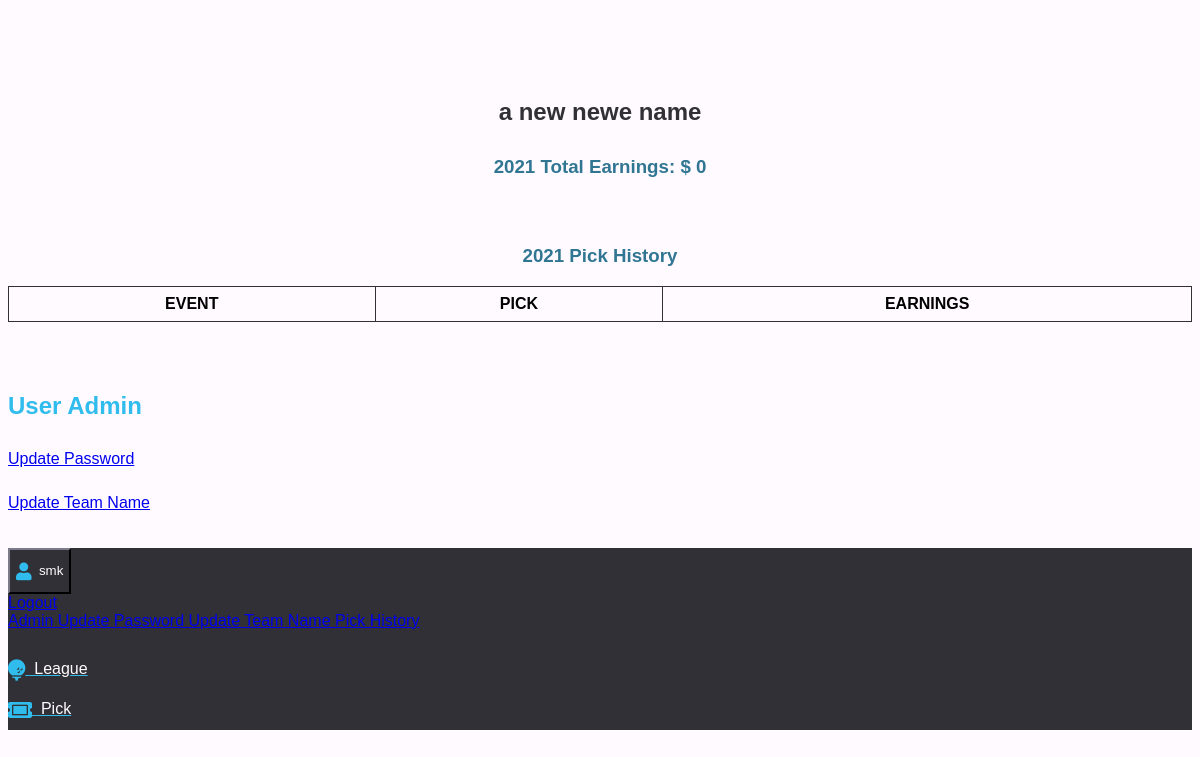
The app's page /profile (signed in), older data.
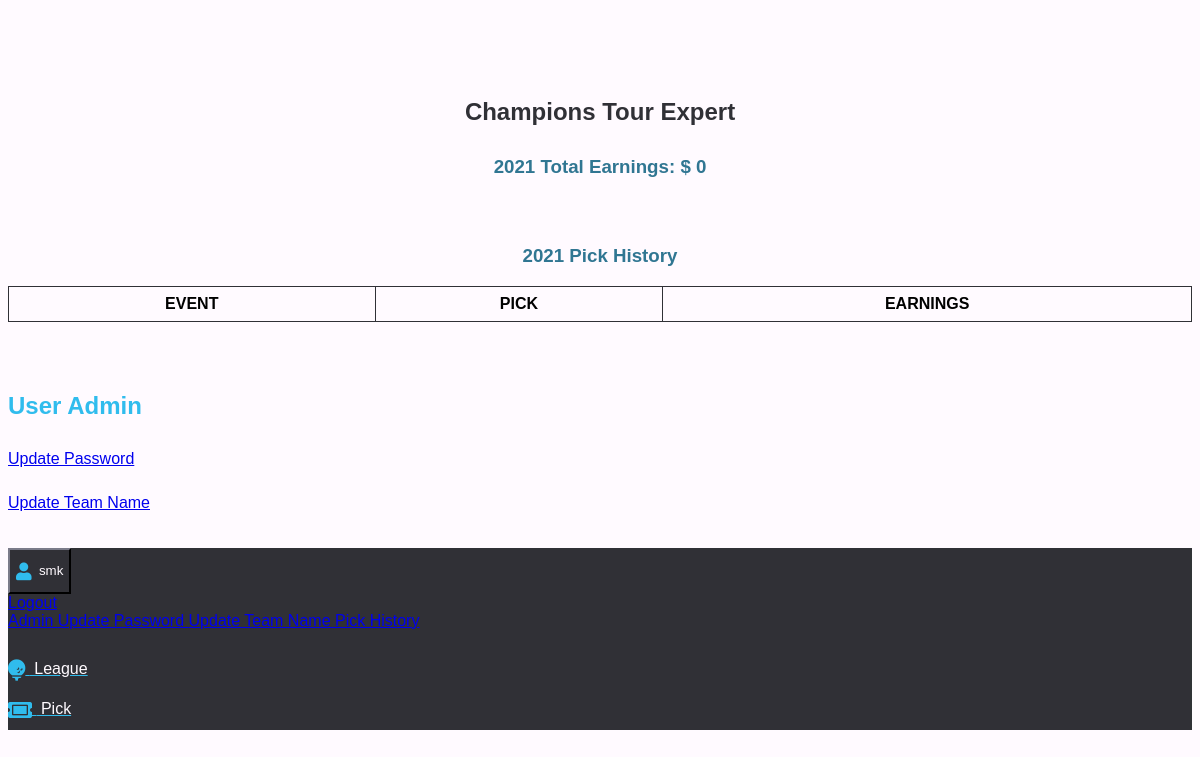
The same page, newer data.
### oad/models.py (models this page shows)
class User(UserMixin, db.Model):
    __table_args__ = {"extend_existing": True}
    id = db.Column(db.Integer, primary_key=True)
    email = db.Column(db.String(100), unique=True)
    password = db.Column(db.String(100))
    name = db.Column(db.String(1000), unique=True)
    picks = db.relationship("Pick", backref="user", lazy=True)
    strikes_remaining = db.Column(db.Integer, default=1)
    is_admin = db.Column(db.Boolean, default=False)
    email_confirmed = db.Column(db.Boolean, default=False)
    display_name = db.Column(db.Text, default="")

### oad/main.py (the view)
@main.route("/profile")
@login_required
def profile():
    picks = Pick.query.filter_by(season=SEASON).filter_by(name=current_user.name).all()
    pick_table = create_pick_table(picks)
    total_points = format_earnings(sum([int(x.points) for x in picks]))
    return render_template(
        "profile.html",
        user=current_user,
        pick_table=pick_table,
        user_points=total_points,
        season=SEASON,
    )

### oad/__init__.py (called while the page is built)
def create_app():
    app = Flask(__name__)
    app.config["SECRET_KEY"] = "1234"
    app.config["SQLALCHEMY_DATABASE_URI"] = "sqlite:///db.sqlite"
    app.config["SQLALCHEMY_TRACK_MODIFICATIONS"] = True
    db.init_app(app)
    login_manager = LoginManager()
    login_manager.login_view = "auth.login"
    login_manager.init_app(app)
    from .models import User
    @login_manager.user_loader
    def load_user(user_id):
        return User.query.get(int(user_id))
    from .auth import auth as auth_blueprint
    app.register_blueprint(auth_blueprint)
    from .main import main as main_blueprint
    app.register_blueprint(main_blueprint)
    return app

### oad/util/helpers.py (called while the page is built)
def format_earnings(val):
    return "$ {}".format("{:,}".format(int(val)))

def create_pick_table(picks):
    pick_table = {"event": [], "pick": [], "earnings": []}
    for pick in picks:
        pick_table["event"].append(pick.event)
        pick_table["pick"].append(pick.pick)
        pick_table["earnings"].append(pick.points)
    pick_table = pd.DataFrame(pick_table)
    for col in ["earnings"]:
        new_col = [
            format_earnings(val) if val >= 0 else "$ 0" for val in pick_table[col]
        ]
        pick_table[col] = new_col
    pick_table.columns = [x.upper() for x in pick_table.columns]
    return pick_table.to_html(classes="data", border=0, index=False)

### oad/templates/profile.html (shortened to what this page needs)
{% extends "base.html" %} {% block content %}
<h1 class="title" style="text-align: center">
  {{ user.display_name }}
</h1>
<h3 class="title" style="text-align: center">{{ season }} Total Earnings: {{ user_points }} </h3>
<section>
<h3 class="title" style="text-align: center">{{ season }} Pick History</h3>
  <div>
    {{ pick_table | safe }}
  </div>
</section>
<section>
  <div>
    <h2 class="title">User Admin</h2>
    <p><a href="{{ url_for('main.update_password') }}">Update Password</a></p>
    <p><a href="{{ url_for('main.update_display_name') }}">Update Team Name</a></p>
  </div>
  <section>{% endblock %}</section>

### oad/templates/base.html (shortened to what this page needs)
<!DOCTYPE html>
<html>
  <head>
    <link
      rel="stylesheet"
      href="https://cdnjs.cloudflare.com/ajax/libs/font-awesome/5.9.0/css/all.min.css"
      type="text/css"
    />
    <link
      rel="stylesheet"
      href="https://pingendo.com/assets/bootstrap/bootstrap-4.0.0-beta.1.css"
      type="text/css"
    />
  </head>
  <body>
    <section>
      <div>
        <div class="container has-text-centered">
          {% block content %} {% endblock %}
        </div>
      </div>
    </section>
    <nav class="navbar fixed-bottom navbar-dark bg-dark">
      <div class="container p-0">
        <div class="btn-group dropup btn-group-sm" style="color: blue">
          {% if current_user.is_authenticated %}
          <button
            type="button"
            class="btn dropdown-toggle btn-warning"
            aria-expanded="false"
            aria-haspopup="true"
            data-toggle="dropdown"
            id="dup_butt"
          >
            <i class="fa fa-user fa-lg"></i>
            <span id="text">&nbsp;{{ current_user.name }}</span>
          </button>
          <div class="dropdown-menu text-left">
            <a href="{{ url_for('auth.logout') }}" class="dropdown-item">
              Logout
            </a>
            {% if current_user.is_admin %}
            <a href="{{ url_for('main.update') }}" class="dropdown-item">
              Admin
            </a>
            {% endif %}
            <a
              href="{{ url_for('main.update_password') }}"
              class="dropdown-item"
            >
              Update Password
            </a>
            <a
              href="{{ url_for('main.update_display_name') }}"
              class="dropdown-item"
            >
              Update Team Name
            </a>
            <a href="{{ url_for('main.profile') }}" class="dropdown-item">
              Pick History
            </a>
          </div>
        </div>
        <nav class="nav">
          <a
            class="nav-link text-warning px-0 pr-4"
            href="{{ url_for('main.league') }}"
          >
            <i class="fa fa-golf-ball fa-lg"></i>
            <span id="text">&nbsp;League</span>
          </a>
        </nav>
        <nav class="nav">
          <a
            class="nav-link text-warning px-0 pr-4"
            href="{{ url_for('main.pick') }}"
          >
            <i class="fa fa-ticket-alt fa-lg"></i>
            <span id="text">&nbsp;Pick</span>
          </a>
        </nav>
        {% endif %}
      </div>
    </nav>
  </body>
</html>

### oad/templates/base.html (style rules this page uses)
* { font-family: Arial, Helvetica, sans-serif; }
body { background-color: #fffaff; padding-bottom: 70px; }
section { padding-top: 20px; }
h1 { color: #303036; padding-top: 50px; }
h2 { color: #30bced; padding-top: 30px; }
h3 { color: #307692; padding-top: 10px; }
p { color: #303036; padding-top: 10px; }
table { border-collapse: collapse; width: 100%; font-size: medium; }
td, th { border: 1px solid #303036; text-align: center; padding: 8px; cursor: pointer; }
.dropup .dropdown-menu { top: auto; bottom: 100%; margin-bottom: 20px; # overflow-y: scroll; }
.fa { line-height: 40px; vertical-align: middle; color: #30bced; }
.nav-link { color: #30bced; }
#text { color: #fffaff; }
#dup_butt { color: #30bced; background-color: #303036; border-color: #303036; }
.bg-dark { background-color: #303036 !important; }

Row changes from the older to the newer data that the page shows:
changed User "smk": display_name "a new newe name" → "Champions Tour Expert"
